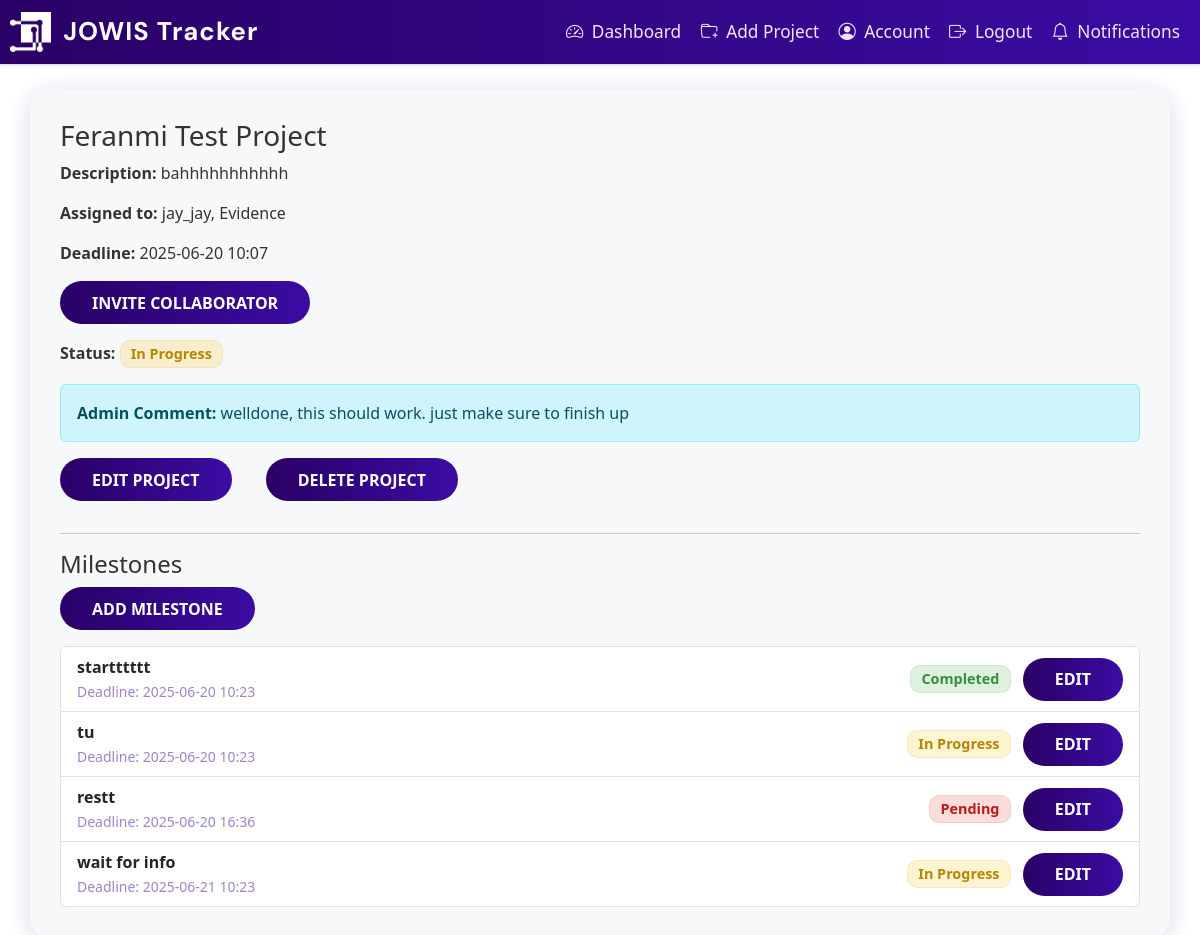
/project/5 (signed in), run on the app's committed database.
### app/dbmodels.py (models this page shows, shortened)
class Project(db.Model):
    id = db.Column(db.Integer, primary_key=True)
    title = db.Column(db.String(150), nullable=False)
    description = db.Column(db.Text, nullable=False)
    tasks = db.relationship("Task", backref="project", cascade="all, delete-orphan", passive_deletes=True)
    milestones = db.relationship("Milestone", backref="project", cascade="all, delete-orphan", passive_deletes=True)
    deadline = db.Column(db.DateTime, nullable=False, default = datetime.now(timezone.utc)) # default to current time in UTC
    status = db.Column(db.String(20), nullable=False, default="Pending")
    comment = db.Column(db.Text, nullable=True)
    users = db.relationship(
        'User',
        secondary=project_users,
        back_populates='projects'
    )

class User(db.Model, UserMixin):
    id = db.Column(db.Integer, primary_key=True)
    username = db.Column(db.String(150), unique=True, nullable=False)
    email = db.Column(db.String(150), unique=True, nullable=False)
    password_hash = db.Column(db.String(150), nullable=False)
    tasks = db.relationship("Task", backref="assigned_to", cascade='all, delete-orphan',passive_deletes=True)
    role = db.Column(db.String(50), nullable=False, default="employee") # or admin
    must_change_password = db.Column(db.Boolean, default=True)
    projects = db.relationship(
        'Project',
        secondary=project_users,
        back_populates='users'
    )
    reset_code = db.Column(db.String(8), nullable=True)
    reset_code_expiry = db.Column(db.DateTime, nullable=True)

class Milestone(db.Model):
    id = db.Column(db.Integer, primary_key=True)
    name = db.Column(db.String(140), nullable=False)
    deadline = db.Column(db.DateTime, nullable=False)
    project_id = db.Column(db.Integer, db.ForeignKey("project.id", ondelete="CASCADE"), nullable=False) # ondelete="CASCADE" ensures that if a project is deleted, its milestones are also deleted
    tasks = db.relationship("Task", backref="milestone", lazy="dynamic")
    status = db.Column(db.String(20), nullable=False, default="Pending")

### app/routes.py (the view)
@main.route("/project/<int:project_id>")
@login_required
def project_detail(project_id):
    project = Project.query.get_or_404(project_id)
    if current_user.role != 'admin' and current_user not in project.users:
        abort(403)
    milestones = Milestone.query.filter_by(project_id=project.id).order_by(Milestone.deadline).all()
    return render_template("project_detail.html", project=project, milestones=milestones)

### app/__init__.py (called while the page is built)
def create_app():
    app= Flask(__name__)
    app.config.from_object("config.Config") # load app config from config.py
    db.init_app(app)
    migrate.init_app(app, db)
    login_manager.init_app(app)
    mail.init_app(app)
    scheduler.init_app(app)
    scheduler.start()
    from . import jobs  # <-- Import jobs to register them
    from .admin import init_admin
    init_admin(app)
    login_manager.login_view = "main.login"
    login_manager.login_message_category ="info"
    from .dbmodels import User
    @login_manager.user_loader
    def load_user(user_id):
        return User.query.get(int(user_id))
    from .routes import main
    app.register_blueprint(main)
    @app.errorhandler(403)
    def forbidden(e):
        return render_template("403.html"), 403
    return app

### app/templates/project_detail.html
{% extends "base.html" %}
{% block content %}
<div class="container mt-4">
    <h3>{{ project.title }}</h3>
    <p><strong>Description:</strong> {{ project.description }}</p>
    <p><strong>Assigned to:</strong>
      {% for user in project.users %}
        {{ user.username }}{% if not loop.last %}, {% endif %}
      {% endfor %}
    </p>
    <p><strong>Deadline:</strong> {{ project.deadline.strftime('%Y-%m-%d %H:%M') if project.deadline else 'N/A' }}</p>
    <a href="{{ url_for('main.invite_user', project_id=project.id) }}" class="btn btn-outline-primary mb-3">Invite Collaborator</a>
    <p><strong>Status:</strong>
      {% if project.status == 'Completed' %}
        <span class="badge bg-success">Completed</span>
      {% elif project.status == 'Pending' %}
        <span class="badge bg-danger">Pending</span>
      {% elif project.status == 'In Progress' %}
        <span class="badge bg-warning text-dark">In Progress</span>
      {% else %}
        <span class="badge bg-secondary">Unknown</span>
      {% endif %}
    </p>
    {% if project.comment %}
      <div class="alert alert-info mt-3">
        <strong>Admin Comment:</strong> {{ project.comment }}
      </div>
    {% endif %}
    <a href="{{ url_for('main.edit_project', project_id=project.id) }}" class="btn btn-warning mb-3">Edit Project</a>
    <form action="{{ url_for('main.employee_delete_project', project_id=project.id) }}" method="POST" style="display:inline;">
      <button type="submit" class="btn btn-danger mb-3" onclick="return confirm('Delete this project?');">Delete Project</button>
    </form>
    <hr>
    <h4>Milestones</h4>
    <a href="{{ url_for('main.add_milestone', project_id=project.id) }}" class="btn btn-primary mb-3">Add Milestone</a>
    {% if milestones %}
        <ul class="list-group">
            {% for milestone in milestones %}
                <li class="list-group-item">
                    <div class="d-flex justify-content-between align-items-center">
                        <div>
                            <strong>{{ milestone.name }}</strong> <br>
                            <small class="text-muted">
                                Deadline: {{ milestone.deadline.strftime('%Y-%m-%d %H:%M') if milestone.deadline else 'No deadline set' }}
                            </small>
                        </div>
                        <div class="text-end">
                            {% if milestone.status == 'Completed' %}
                                <span class="badge bg-success">Completed</span>
                            {% elif milestone.status == 'Pending' %}
                                <span class="badge bg-danger">Pending</span>
                            {% elif milestone.status == 'In Progress' %}
                                <span class="badge bg-warning text-dark">In Progress</span>
                            {% else %}
                                <span class="badge bg-secondary">Unknown</span>
                            {% endif %}
                            <a href="{{ url_for('main.edit_milestone', milestone_id=milestone.id) }}" class="btn btn-sm btn-outline-warning ms-2">Edit</a>
                        </div>
                    </div>
                </li>
            {% endfor %}
        </ul>
    {% else %}
        <p>No milestones yet.</p>
    {% endif %}
</div>
{% endblock %}

### app/static/style.css (style rules this page uses)
body { background: #fff !important; font-family: "Segoe UI", Tahoma, Geneva, Verdana, sans-serif; color: #333; margin: 0; padding: 0; }
.btn, input[type="submit"], .submit, .btn-primary, .btn-outline-primary, .button { background: linear-gradient(90deg, #2a0066 0%, #3a0ca3 100%); color: #fff !important; border: none; transition: background 0.2s; }
body, body.bg-light, body.bg-gradient, body.bg-purple, body.bg-pink { background: #fff !important; }
.container, .container-login, .container-signup, .signup-container, .signup-container-1, .form-container { background: #f7f8fa !important; box-shadow: 0 4px 24px rgba(42, 0, 102, 0.08); border-radius: 1.2rem; }
body { font-family: "Segoe UI", Tahoma, Geneva, Verdana, sans-serif; background-color: #f0f2f5; margin: 0; }
form { width: 350px; }
a { color: #007bff; text-decoration: none; }
body { background-color: #f2f2f2; font-family: Arial, sans-serif; margin: 0; }
body { background-color: #f4f6f8; font-family: "Segoe UI", Tahoma, Geneva, Verdana, sans-serif; color: #333; margin: 0; padding: 0; }
.container { padding: 30px; border-radius: 12px; }
body { font-family: "Segoe UI", Tahoma, Geneva, Verdana, sans-serif; background-color: #f4f6f8; margin: 0; }
form { padding: 25px 30px; border-radius: 10px; box-shadow: 0 4px 10px none; width: 100%; max-width: 500px; margin: 20px auto; }
.badge { align-items: center; font-size: 0.9em; padding: 0.4em 0.7em; border-radius: 0.7em; }
.btn-primary, .btn-outline-primary { background: linear-gradient(90deg, #ad19d2 0%, #9042f5 100%); border: none; color: #fff; font-weight: 500; transition: background 0.2s; }
.text-muted { color: #90a4ae !important; }
body { background: linear-gradient(120deg, #e3e6fd 0%, #cebbfb 100%); }
.btn, input[type="submit"] { border-radius: 2em; font-weight: 600; padding: 0.6em 2em; background: linear-gradient(90deg, #5d19d2 0%, #7842f5 100%); color: #fff; border: none; transition: background 0.2s; }

### app/static/custom.css (style rules this page uses)
body { background: #fff !important; font-family: "Segoe UI", Tahoma, Geneva, Verdana, sans-serif; color: #333; margin: 0; padding: 0; }
.btn, input[type="submit"], .submit, .btn-primary, .btn-outline-primary, .button { background: linear-gradient(90deg, #2a0066 0%, #3a0ca3 100%); color: #fff !important; border: none; transition: background 0.2s; }
body, body.bg-light, body.bg-gradient, body.bg-purple, body.bg-pink { background: #fff !important; }
.container, .container-login, .container-signup, .signup-container, .signup-container-1, .form-container { background: #f7f8fa !important; box-shadow: 0 4px 24px rgba(42, 0, 102, 0.08); border-radius: 1.2rem; }
.btn, input[type="submit"], .submit, .btn-primary, .btn-outline-primary, .button { background: linear-gradient(90deg, #2a0066 0%, #3a0ca3 100%); color: #fff !important; border: none; transition: background 0.2s; font-size: 16px; text-transform: uppercase; cursor: pointer; }
.badge { align-items: center; font-size: 0.9em; padding: 0.4em 0.7em; border-radius: 0.7em; background: #b266ff; color: #fff; }
.badge.bg-success { background: rgba(76, 175, 80, 0.18) !important; color: #388e3c !important; border: 1px solid #388e3c1a; }
.badge.bg-danger { background: rgba(244, 67, 54, 0.18) !important; color: #b71c1c !important; border: 1px solid #b71c1c1a; }
.badge.bg-warning { background: rgba(255, 193, 7, 0.18) !important; color: #b28704 !important; border: 1px solid #b287041a; }
.text-muted { color: #a084ca !important; }

### data on the page
Project: title "Feranmi Test Project", description "bahhhhhhhhhhh", deadline "2025-06-20 10:07", comment "welldone, this should work. just make sure to finish up"
User: username "jay_jay"
User: username "Evidence"
Milestone: name "startttttt", deadline "2025-06-20 10:23", status "Completed"
Milestone: name "tu", deadline "2025-06-20 10:23", status "In Progress"
Milestone: name "restt", deadline "2025-06-20 16:36", status "Pending"
Milestone: name "wait for info", deadline "2025-06-21 10:23", status "In Progress"
